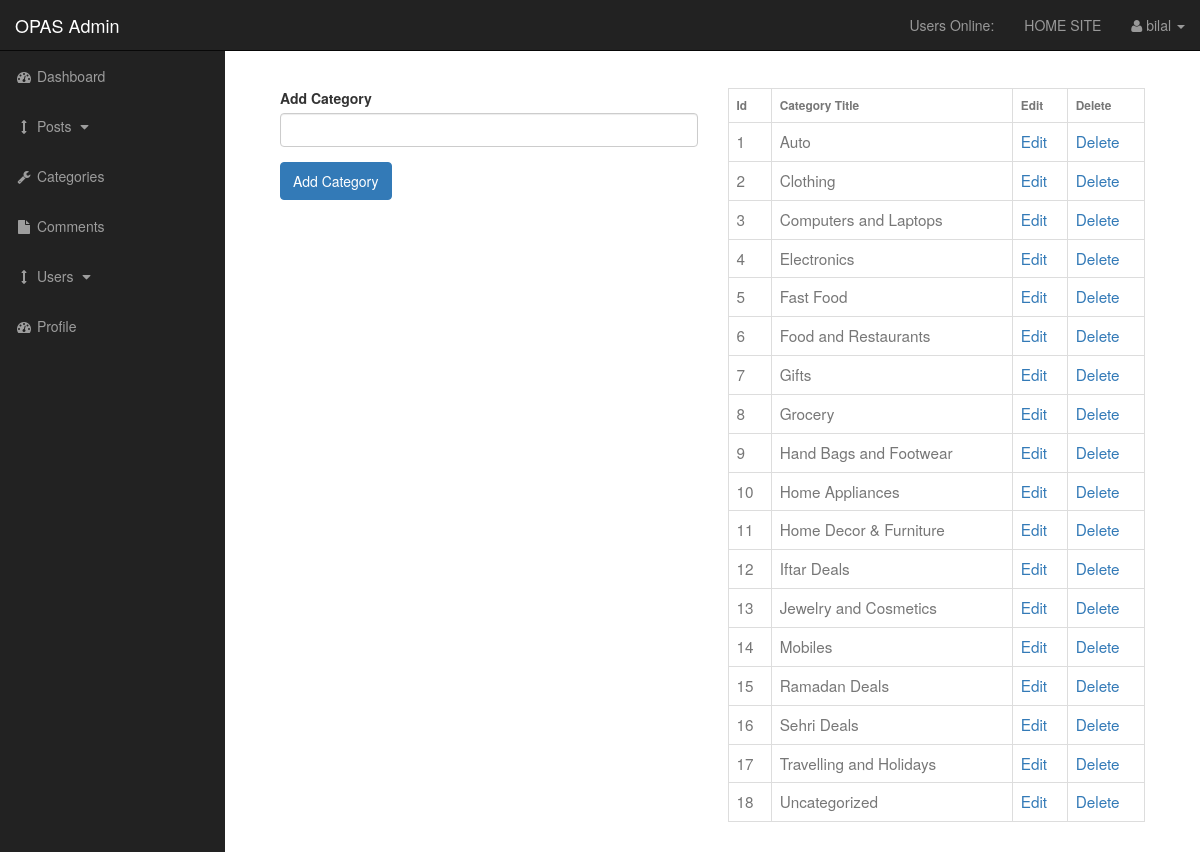
Screenshot of /admin/categories.php (signed in) with the database file from the repository.
### tables this page shows
CREATE TABLE `categories` (
  `cat_id` int(3) NOT NULL,
  `cat_title` varchar(255) NOT NULL
);

### admin/functions.php (the view, shortened to what this page needs)
<?php
function escape($string){
	global $con;
	return mysqli_real_escape_string($con, trim($string));
}
function findAllCategories()
{
			global $con;
			$query = "SELECT * FROM categories";
			$select_categories = mysqli_query($con,$query);
			while ($row = mysqli_fetch_assoc($select_categories)) {
			$cat_id = escape($row['cat_id']);
			$cat_title = escape($row['cat_title']);
			echo "<tr style ='font-size: 18px'>";
			echo  "<td>{$cat_id}</td>" ;
			echo  "<td>{$cat_title}</td>" ;
			echo  "<td><a href='categories.php?edit={$cat_id}'>Edit</a></td>" ;
			echo  "<td><a href='categories.php?delete={$cat_id}'>Delete</a></td>" ;
			echo "</tr>";
			}
}
			?>

### admin/css/sb-admin.css (style rules this page uses)
body { margin-top: 100px; background-color: #222; }
@media (min-width:768px) { body { margin-top: 50px; } }

### admin/css/style.css (style rules this page uses)
.table > thead > tr > th, .table > tbody > tr > th, .table > tfoot > tr > th, .table > thead > tr > td, .table > tbody > tr > td, .table > tfoot > tr > td { padding: 8px; line-height: 1.42857143; vertical-align: top; border-top: 1px solid #ddd; font-size: 0.85em; color: #777; }

### rows the page displays
categories: cat_id "1", cat_title "Auto"
categories: cat_id "2", cat_title "Clothing"
categories: cat_id "3", cat_title "Computers and Laptops"
categories: cat_id "4", cat_title "Electronics"
categories: cat_id "5", cat_title "Fast Food"
categories: cat_id "6", cat_title "Food and Restaurants"
categories: cat_id "7", cat_title "Gifts"
categories: cat_id "8", cat_title "Grocery"
categories: cat_id "9", cat_title "Hand Bags and Footwear"
categories: cat_id "10", cat_title "Home Appliances"
categories: cat_id "11", cat_title "Home Decor & Furniture"
categories: cat_id "12", cat_title "Iftar Deals"
categories: cat_id "13", cat_title "Jewelry and Cosmetics"
categories: cat_id "14", cat_title "Mobiles"
categories: cat_id "15", cat_title "Ramadan Deals"
categories: cat_id "16", cat_title "Sehri Deals"
categories: cat_id "17", cat_title "Travelling and Holidays"
categories: cat_id "18", cat_title "Uncategorized"

### other values shown
$_SESSION['username'] "bilal"
